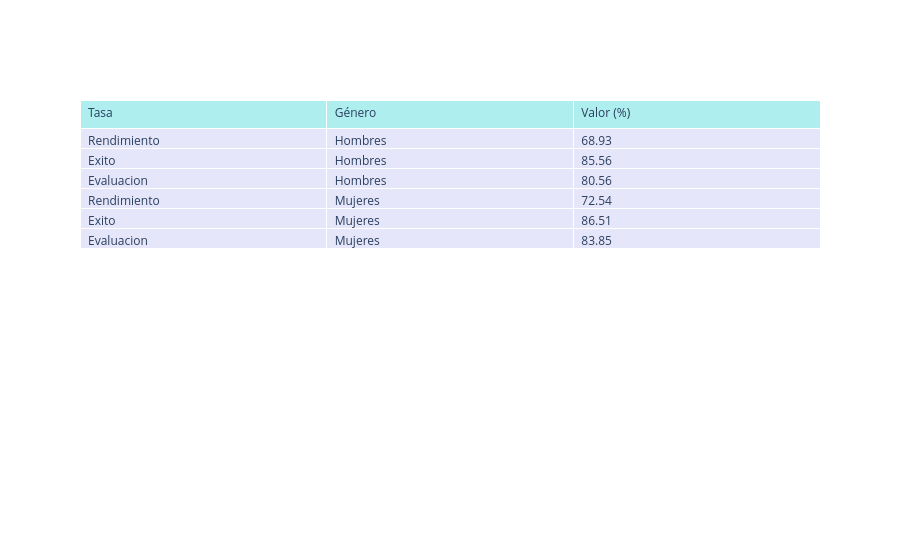

The code cell stored with this chart in its notebook:
### Markdown cell above
## Tabla datos del ultimo año

### Code cell
import plotly.express as px
import plotly.graph_objects as go

ultimo_anio = df['Anio'].max()

# Resumen de los últimos 3 años
df_tabla = df_filtrado[(df_filtrado['Genero'] != "Ambos Sexos") & (df_filtrado['Carrera'] == carrera) & (df_filtrado['Anio'] >= ultimo_anio)]

fig = go.Figure(data=[go.Table(
    header=dict(values=['Tasa', 'Género', 'Valor (%)'],
                fill_color='paleturquoise', align='left'),
    cells=dict(values=[df_tabla.Tasa, df_tabla.Genero, df_tabla.Valor],
                fill_color='lavender', align='left'))
])
fig.show()

### Figure 1 — Plotly figure (JSON) as saved in the notebook; plotly's stock layout.template omitted (floating-point values rounded to 4 significant figures)
{"data": [{"cells": {"align": "left", "fill": {"color": "lavender"}, "values": [["Rendimiento", "Exito", "Evaluacion", "Rendimiento", "Exito", "Evaluacion"], ["Hombres", "Hombres", "Hombres", "Mujeres", "Mujeres", "Mujeres"], [68.93, 85.56, 80.56, 72.54, 86.51, 83.85]]}, "header": {"align": "left", "fill": {"color": "paleturquoise"}, "values": ["Tasa", "Género", "Valor (%)"]}, "type": "table"}], "layout": {}}
